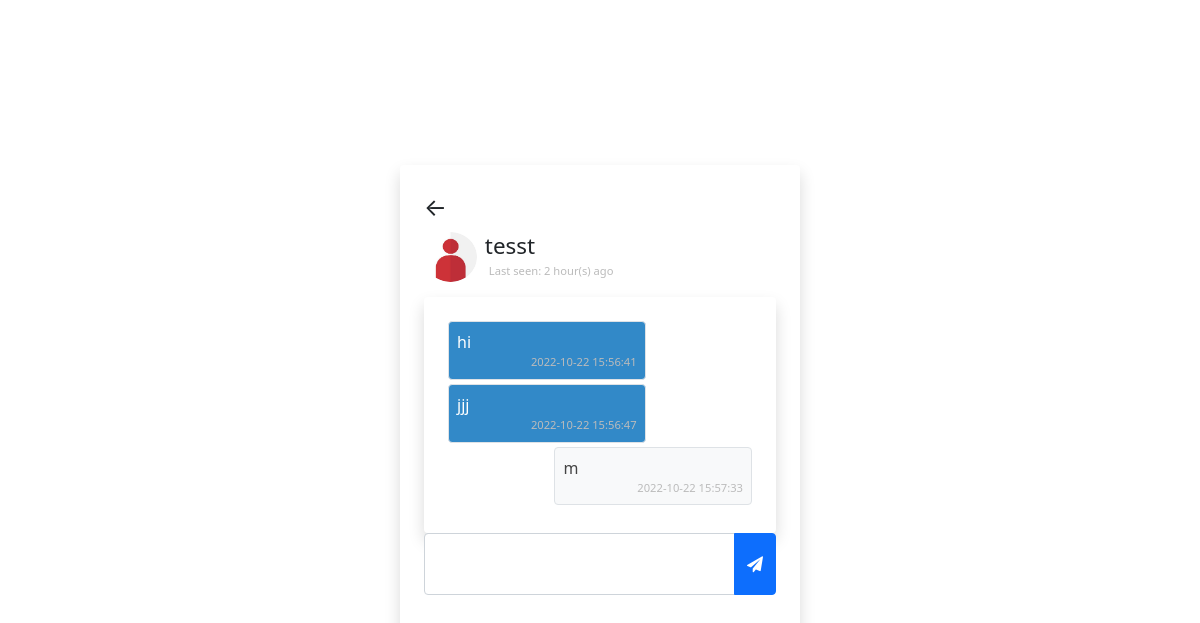
Screenshot of /chat.php?user=tesst (signed in) with the database file from the repository.
### tables this page shows
CREATE TABLE `users` (
  `user_id` int(11) NOT NULL,
  `name` varchar(255) NOT NULL,
  `username` varchar(255) NOT NULL,
  `password` varchar(255) NOT NULL,
  `p_p` varchar(255) DEFAULT 'user-default.jpg',
  `last_seen` datetime NOT NULL DEFAULT current_timestamp()
);

CREATE TABLE `chats` (
  `chat_id` int(11) NOT NULL,
  `from_id` int(11) NOT NULL,
  `to_id` int(11) NOT NULL,
  `message` text NOT NULL,
  `opened` tinyint(1) NOT NULL DEFAULT 0,
  `created_at` datetime NOT NULL DEFAULT current_timestamp()
);

### app/helpers/user.php (called while the page is built)
<?php
function getUser($username, $conn){
   $sql = "SELECT * FROM users
           WHERE username=?";
   $stmt = $conn->prepare($sql);
   $stmt->execute([$username]);
   if ($stmt->rowCount() === 1) {
   	 $user = $stmt->fetch();
   	 return $user;
   }else {
   	$user = [];
   	return $user;
   }
}

### app/helpers/timeAgo.php (called while the page is built, shortened)
<?php
function last_seen($date_time){
   $timestamp = strtotime($date_time);
   $strTime = array("second", "minute", "hour", "day", "month", "year");
   $length = array("60","60","24","30","12","10");
   $currentTime = time();
   if($currentTime >= $timestamp) {
		$diff     = time()- $timestamp;
		for($i = 0; $diff >= $length[$i] && $i < count($length)-1; $i++) {
		$diff = $diff / $length[$i];
		}
		$diff = round($diff);
      if ($diff < 59 && $strTime[$i] == "second"){
         return 'Active';
      }else{
         return $diff . " " . $strTime[$i] . "(s) ago ";
      }
   }
}

### app/helpers/chat.php (called while the page is built)
<?php
function getChats($id_1,$id_2,$conn){
   $sql = "SELECT * FROM chats
           WHERE (from_id=? AND to_id=?)
           OR    (to_id=? AND from_id=?)
           ORDER BY chat_id ASC";
   $stmt = $conn->prepare($sql);
   $stmt->execute([$id_1,$id_2,$id_1,$id_2]);
   if($stmt->rowCount() > 0){
      $chats = $stmt->fetchAll();
      return $chats;
   }else {
      $chats = [];
      return $chats;
   }
}

### chat.php (the view, shortened to what this page needs)
<?php
   if(isset($_SESSION['username'])) {
      include 'app/db.conn.php';
      include 'app/helpers/user.php';
      include 'app/helpers/chat.php';
      include 'app/helpers/timeAgo.php';
      $chatWith = getUser($_GET['user'],$conn);
      $chats = getChats($_SESSION['user_id'],$chatWith['user_id'],$conn);
?>
<!DOCTYPE html>
<html lang="en">
<head>
   <link href="https://cdn.jsdelivr.net/npm/bootstrap@5.0.2/dist/css/bootstrap.min.css" rel="stylesheet">
   <link rel="stylesheet" href="css/style.css">
   <link rel="stylesheet" href="https://cdnjs.cloudflare.com/ajax/libs/font-awesome/4.7.0/css/font-awesome.min.css">
</head>
<body class="d-flex justify-content-center align-items-center vh-100">
   <div class="w-400 shadow p-4 rounded">
      <a href="home.php" class="fs-4 link-dark">&#8592;</a>
      <div class="d-flex align-items-center">
         <img src="uploads/<?=$chatWith['p_p']?>" class="w-15 rounded-circle">
         <h3 class="display-4 fs-sm m-2">
            <?=$chatWith['name']?><br>
            <div class="d-flex align-items-center">
               <?php if(last_seen($chatWith['last_seen']) == "Active") {?>
                  <div class="online"></div>
                  <small class="d-block p-1" title="online">online</small>
               <?php }else {?>
                  <small class="d-block p-1" title="<?=$chatWith['last_seen']?>">Last seen: <?=last_seen($chatWith['last_seen'])?></small>
               <?php } ?>
            </div>
         </h3>
      </div>
      <div class="shadow p-4 rounded d-flex flex-column mt-2 h-50 chat-box" id="chatBox">
         <?php
            if(!empty($chats)){
               foreach($chats as $chat){
                  if($chat['from_id'] == $_SESSION['user_id'])
                  { ?>
                     <p class="rtext align-self-end border rounded p-2 mb-1">
                        <?=$chat['message']?>
                        <small class="d-block"><?=$chat['created_at']?></small>
                     </p>
            <?php }else { ?>
                     <p class="ltext border rounded p-2 mb-1">
                        <?=$chat['message']?>
                        <small class="d-block"><?=$chat['created_at']?></small>
                     </p>
         <?php   }
               }
         }?>
      </div>
      <div class="input-group mb-3">
         <textarea cols="3" id="message" class="form-control"></textarea>
         <button class="btn btn-primary" id="sendBtn">
            <i class="fa fa-paper-plane"></i>
         </button>
      </div>
   </div>
</body>
</html>
<?php
   }else{
      header("Location: index.php");
      exit;
   }

### css/style.css (style rules this page uses)
.w-400 { width: 400px; }
a { text-decoration: none; }
.w-15 { width: 15%; height: 50px; }
.fs-sm { font-size: 1.4rem; }
small { color: #bbb; font-size: 0.7rem; text-align: right; }
.chat-box { overflow-y: auto; overflow-x: hidden; max-height: 50vh; }
.rtext { width: 65%; background: #F8F9FA; color: #444; }
.ltext { width: 65%; background: #3289c8; color: #fff; }
textarea { resize: none; }

### rows the page displays
users: p_p (placeholder picture), name "tesst", last_seen "2 hour(s) ago"
chats: message "hi", created_at "2022-10-22 15:56:41"
chats: message "jjj", created_at "2022-10-22 15:56:47"
chats: message "m", created_at "2022-10-22 15:57:33"
